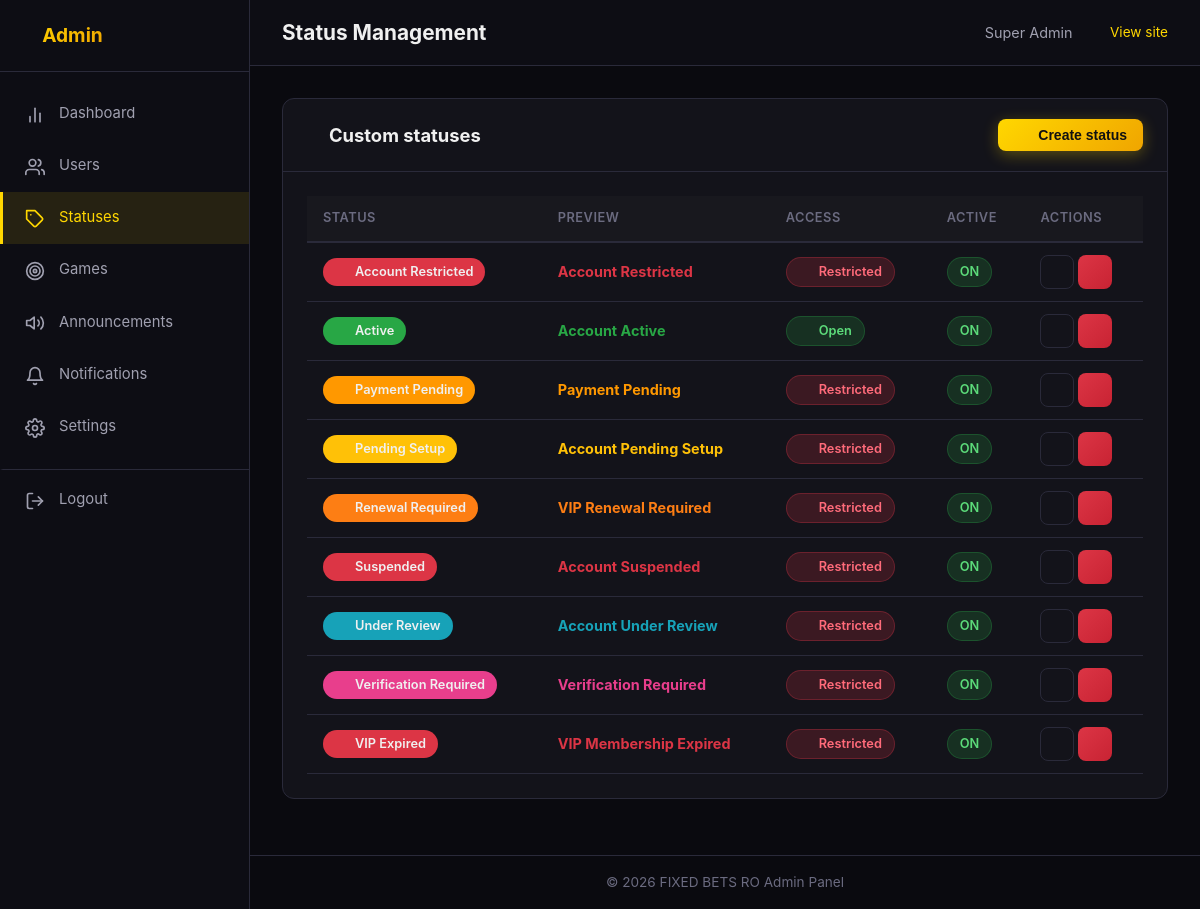
The app's page /admin/statuses.php (signed in) with its own data.
### tables this page shows
CREATE TABLE IF NOT EXISTS custom_statuses (
    id INT AUTO_INCREMENT PRIMARY KEY,
    name VARCHAR(50) NOT NULL,
    icon VARCHAR(10) NOT NULL DEFAULT 'tag',
    color VARCHAR(7) NOT NULL DEFAULT '#FFD700',
    title VARCHAR(100) NOT NULL,
    message TEXT NOT NULL,
    restrict_access TINYINT(1) NOT NULL DEFAULT 0,
    is_active TINYINT(1) NOT NULL DEFAULT 1,
    created_at DATETIME NOT NULL DEFAULT CURRENT_TIMESTAMP,
    INDEX idx_active (is_active)
);

### admin/statuses.php (the view, shortened to what this page needs)
<?php
require_once __DIR__ . '/../includes/functions.php';
require_once __DIR__ . '/../includes/auth.php';
$statuses = $pdo->query("SELECT * FROM custom_statuses ORDER BY is_active DESC, name ASC")->fetchAll();
require_once __DIR__ . '/../includes/admin_header.php';
?>
<div class="card">
    <div class="card-header">
        <h2><?= svgIcon('tag') ?> Custom statuses</h2>
        <button type="button" class="btn btn-primary btn-sm" onclick="openModal('createStatusModal')"><?= svgIcon('plus') ?> Create status</button>
    </div>
    <div class="card-body">
        <?php if (count($statuses) > 0): ?>
        <table class="data-table">
            <thead>
                <tr>
                    <th>Status</th>
                    <th>Preview</th>
                    <th>Access</th>
                    <th>Active</th>
                    <th>Actions</th>
                </tr>
            </thead>
            <tbody>
                <?php foreach ($statuses as $s): ?>
                <tr>
                    <td>
                        <span class="badge" style="background: <?= e($s['color']) ?>;">
                            <?= statusSvgIcon($s['icon'], $s['name']) ?> <?= e($s['name']) ?>
                        </span>
                    </td>
                    <td style="max-width: 200px; overflow: hidden; text-overflow: ellipsis; white-space: nowrap;">
                        <strong style="color: <?= e($s['color']) ?>;"><?= e($s['title']) ?></strong>
                    </td>
                    <td>
                        <?= $s['restrict_access'] ? '<span class="badge badge-danger">' . svgIcon('lock') . ' Restricted</span>' : '<span class="badge badge-success">' . svgIcon('check') . ' Open</span>' ?>
                    </td>
                    <td>
                        <?= $s['is_active'] ? '<span class="badge badge-success">ON</span>' : '<span class="badge badge-secondary">OFF</span>' ?>
                    </td>
                    <td>
                        <div class="actions" style="display: flex; gap: 4px;">
                            <button type="button" class="btn btn-sm btn-secondary icon-button" aria-label="Edit status" title="Edit status" onclick="editStatus(<?= (int)$s['id'] ?>)"><?= svgIcon('edit') ?></button>
                            <form method="POST" style="display:inline;" onsubmit="return confirm('Delete this status? Users will lose this status assignment.');">
                                <button type="submit" class="btn btn-sm btn-danger icon-button" aria-label="Delete status" title="Delete status"><?= svgIcon('trash') ?></button>
                            </form>
                        </div>
                    </td>
                </tr>
                <?php endforeach; ?>
            </tbody>
        </table>
        <?php endif; ?>
    </div>
</div>
<?php require_once __DIR__ . '/../includes/admin_footer.php'; ?>

### includes/functions.php (shortened to what this page needs)
<?php
function e($str) {
    return htmlspecialchars($str, ENT_QUOTES, 'UTF-8');
}
function svgIcon($name, $class = 'ui-icon') {
    $markup = $icons[$name] ?? $icons['tag'];
    return '<svg class="' . e($class) . '" viewBox="0 0 24 24" fill="none" stroke="currentColor" stroke-width="1.8" stroke-linecap="round" stroke-linejoin="round" aria-hidden="true" focusable="false">' . $markup . '</svg>';
}
function statusSvgIcon($storedIcon, $statusName = '') {
    $allowed = ['activity', 'archive', 'bell', 'calendar', 'card', 'chart', 'check', 'clock', 'crown', 'game', 'globe', 'home', 'key', 'lock', 'mail', 'megaphone', 'message', 'phone', 'refresh', 'search', 'shield', 'shield-check', 'star', 'tag', 'target', 'trophy', 'user', 'users'];
    $icon = strtolower(trim((string)$storedIcon));
    if (in_array($icon, $allowed, true)) {
        return svgIcon($icon, 'status-svg-icon');
    }
    return svgIcon($icon, 'status-svg-icon');
}

### assets/css/style.css (style rules this page uses)
:root { --bg-dark: #0a0a0f; --bg-card: #13131a; --bg-card-hover: #1a1a24; --bg-input: #1a1a24; --bg-surface: #181820; --border-color: #2a2a3a; --border-light: #333345; --text-primary: #f0f0f0; --text-secondary: #a0a0b0; --text-muted: #6b6b80; --gold: #ffd700; --gold-dark: #b8960f; --gold-light: #ffe44d; --gold-gradient: linear-gradient(135deg, #ffd700, #f0a500); --success: #28a745; --danger: #dc3545; --warning: #ffc107; --info: #17a2b8; --radius: 12px; --radius-sm: 8px; --radius-lg: 16px; --shadow: 0 4px 20px rgba(0,0,0,0.3); --shadow-gold: 0 4px 20px rgba(255,215,0,0.15); --transition: all 0.3s ease; --bg-sidebar: #0d0d14; --bg-topbar: #0d0d14; --bg-welcome: linear-gradient(135deg, #1a1a24 0%, #0d0d14 100%); --bg-footer: #050508; --bg-nav-active: rgba(255, 215, 0, 0.1); --bg-nav-hover: rgba(255, 215, 0, 0.05); --btn-primary-text: #111111; }
*, *::before, *::after { margin: 0; padding: 0; box-sizing: border-box; }
html { scroll-behavior: smooth; }
body { font-family: -apple-system, BlinkMacSystemFont, 'Segoe UI', Roboto, 'Helvetica Neue', Arial, sans-serif; background-color: var(--bg-dark); color: var(--text-primary); line-height: 1.6; min-height: 100vh; -webkit-font-smoothing: antialiased; }
.btn { display: inline-flex; align-items: center; justify-content: center; gap: 0.5rem; padding: 12px 24px; border: none; border-radius: var(--radius-sm); font-size: 1rem; font-weight: 600; cursor: pointer; transition: var(--transition); text-decoration: none; white-space: nowrap; }
.btn-primary { background: var(--gold-gradient); color: var(--btn-primary-text); box-shadow: 0 4px 15px rgba(255,215,0,0.3); }
.btn-danger { background: linear-gradient(135deg, #dc3545, #c82333); color: #fff; }
.btn-secondary { background: var(--bg-card); color: var(--text-primary); border: 1px solid var(--border-color); }
.btn-sm { padding: 8px 16px; font-size: 0.875rem; }
.badge { display: inline-flex; align-items: center; gap: 4px; padding: 4px 12px; border-radius: 20px; font-size: 0.8rem; font-weight: 600; white-space: nowrap; }
.badge-success { background: rgba(40,167,69,0.2); color: #5cdb7a; border: 1px solid rgba(40,167,69,0.3); }
.badge-danger { background: rgba(220,53,69,0.2); color: #ff6b7a; border: 1px solid rgba(220,53,69,0.3); }
.ui-icon { width: 1.1rem; height: 1.1rem; flex: 0 0 auto; display: inline-block; vertical-align: middle; }
.btn .ui-icon, .alert .ui-icon, .badge .ui-icon, .social-link .ui-icon, .footer-links .ui-icon { width: 1rem; height: 1rem; }
.status-svg-icon { width: 16px; height: 16px; flex: 0 0 auto; }

### assets/css/admin.css (style rules this page uses)
.card { background: var(--bg-card); border: 1px solid var(--border-color); border-radius: var(--radius); margin-bottom: 1.5rem; overflow: hidden; }
.card-header { padding: 1.25rem 1.5rem; border-bottom: 1px solid var(--border-color); display: flex; align-items: center; justify-content: space-between; flex-wrap: wrap; gap: 1rem; }
.card-header h2 { font-size: 1.15rem; color: var(--text-primary); }
.card-body { padding: 1.5rem; overflow-x: auto; }
.data-table { width: 100%; border-collapse: collapse; white-space: nowrap; }
.data-table th { text-align: left; padding: 12px 16px; font-size: 0.8rem; font-weight: 600; text-transform: uppercase; letter-spacing: 0.5px; color: var(--text-muted); border-bottom: 2px solid var(--border-color); background: rgba(255,255,255,0.02); }
.data-table td { padding: 12px 16px; font-size: 0.9rem; color: var(--text-primary); border-bottom: 1px solid var(--border-color); }
.data-table .actions { display: flex; gap: 0.5rem; }
.data-table .actions .btn { padding: 6px 12px; font-size: 0.8rem; }
.icon-button { min-width: 34px; min-height: 34px; padding: 0.4rem !important; }
.icon-button .ui-icon { width: 16px; height: 16px; }

### records on screen
custom_statuses: name "Account Restricted", title "Account Restricted", is_active "ON"
custom_statuses: name "Active", title "Account Active", is_active "ON"
custom_statuses: name "Payment Pending", title "Payment Pending", is_active "ON"
custom_statuses: name "Pending Setup", title "Account Pending Setup", is_active "ON"
custom_statuses: name "Renewal Required", title "VIP Renewal Required", is_active "ON"
custom_statuses: name "Suspended", title "Account Suspended", is_active "ON"
custom_statuses: name "Under Review", title "Account Under Review", is_active "ON"
custom_statuses: name "Verification Required", title "Verification Required", is_active "ON"
custom_statuses: name "VIP Expired", title "VIP Membership Expired", is_active "ON"

### other values on screen
$pageTitle "Status Management"
$_SESSION['full_name'] "Super Admin"
SITE_NAME "FIXED BETS RO"
